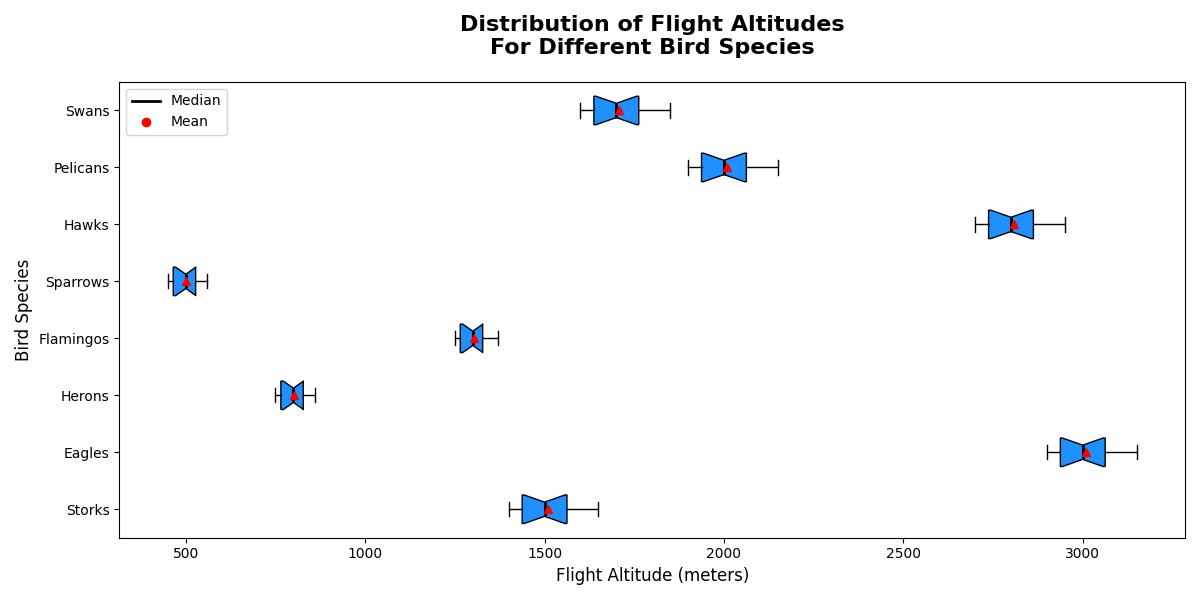

Recreate this plot in Python.
import numpy as np
import matplotlib.pyplot as plt

bird_species = ['Storks', 'Eagles', 'Herons', 'Flamingos', 'Sparrows', 'Hawks', 'Pelicans', 'Swans']

storks_altitude = np.array([1500, 1600, 1400, 1450, 1550, 1650, 1400, 1500, 1550, 1600, 1500, 1400])
eagles_altitude = np.array([3000, 3100, 2900, 2950, 3050, 3150, 2900, 3000, 3050, 3100, 3000, 2900])
herons_altitude = np.array([800, 850, 750, 770, 820, 860, 750, 800, 820, 850, 800, 750])
flamingos_altitude = np.array([1300, 1350, 1250, 1270, 1320, 1370, 1250, 1300, 1320, 1350, 1300, 1250])
sparrows_altitude = np.array([500, 550, 450, 470, 520, 560, 450, 500, 520, 550, 500, 450])
hawks_altitude = np.array([2800, 2900, 2700, 2750, 2850, 2950, 2700, 2800, 2850, 2900, 2800, 2700])
pelicans_altitude = np.array([2000, 2100, 1900, 1950, 2050, 2150, 1900, 2000, 2050, 2100, 2000, 1900])
swans_altitude = np.array([1700, 1800, 1600, 1650, 1750, 1850, 1600, 1700, 1750, 1800, 1700, 1600])

data = [storks_altitude, eagles_altitude, herons_altitude, 
        flamingos_altitude, sparrows_altitude, hawks_altitude, 
        pelicans_altitude, swans_altitude]

color = '#1E90FF'  # Single color applied to all boxes

fig, ax = plt.subplots(figsize=(12, 6))

box = ax.boxplot(data, patch_artist=True, notch=True, vert=False, showmeans=True, labels=bird_species)

for patch in box['boxes']:
    patch.set_facecolor(color)

for median, mean in zip(box['medians'], box['means']):
    median.set_color('black')
    median.set_linewidth(2)
    mean.set_markerfacecolor('red')
    mean.set_markeredgecolor('red')

ax.set_title('Distribution of Flight Altitudes\nFor Different Bird Species', fontsize=16, fontweight='bold', pad=20)
ax.set_xlabel('Flight Altitude (meters)', fontsize=12)
ax.set_ylabel('Bird Species', fontsize=12)
ax.set_yticklabels(bird_species)

median_legend = plt.Line2D([0], [0], color='black', lw=2, label='Median')
mean_legend = plt.Line2D([0], [0], marker='o', color='w', markerfacecolor='red', markersize=8, label='Mean')
ax.legend(handles=[median_legend, mean_legend], loc='upper left')

plt.tight_layout()
plt.show()
